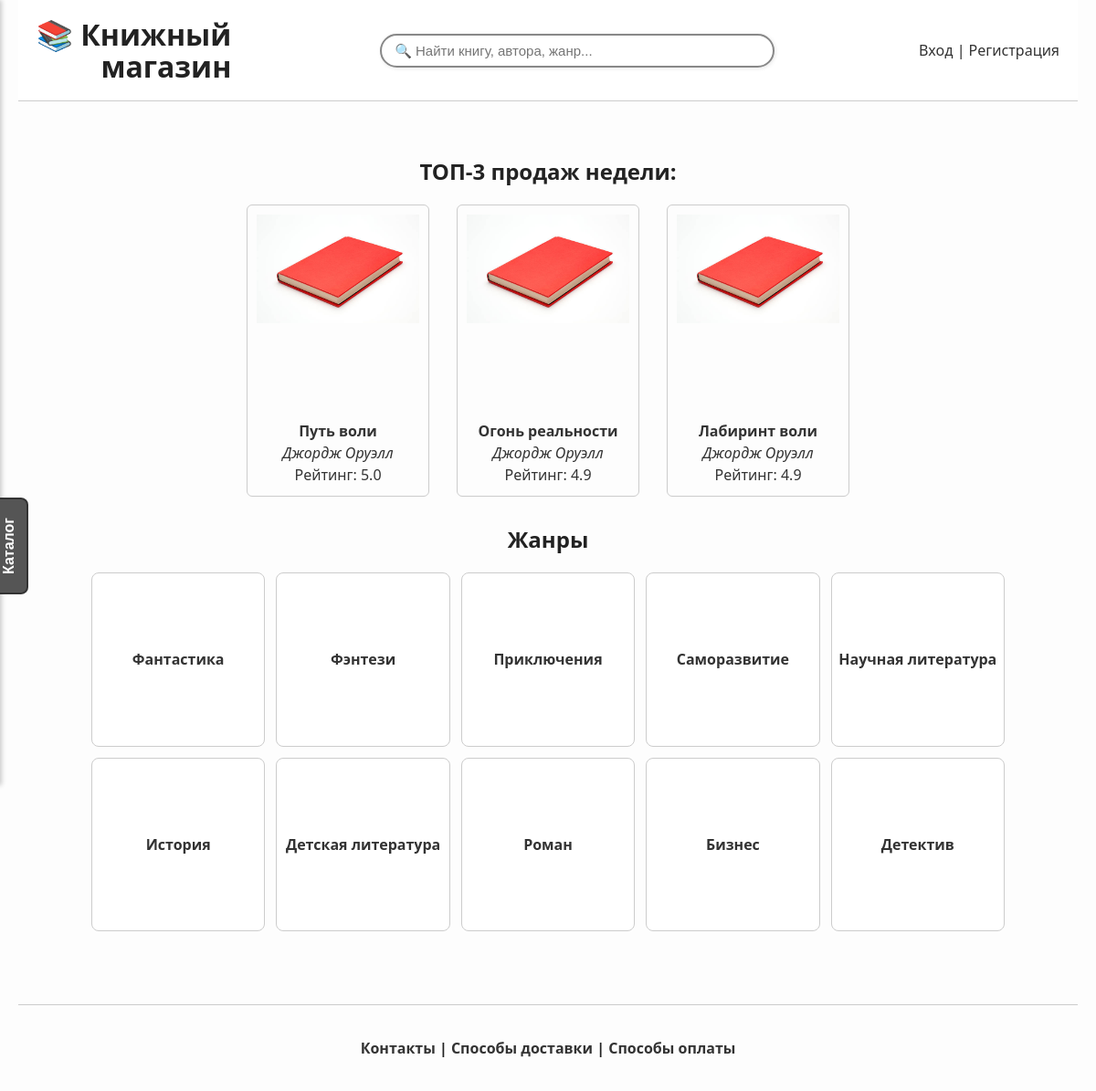
The page / on the database its author committed.
### app/models.py (models this page shows)
class Book(db.Model):
    id = db.Column(db.Integer, primary_key=True)
    title = db.Column(db.String(120))
    author = db.Column(db.String(120))
    year = db.Column(db.Integer)
    price = db.Column(db.Float)
    genre = db.Column(db.String(100))
    category = db.Column(db.String(100))
    cover = db.Column(db.String(255))
    description = db.Column(db.Text)
    rating = db.Column(db.Float)

### app/routes.py (the view)
@app.route('/')
def index():
    query = request.args.get('q', '').strip()
    if query:
        books = Book.query.filter(
            Book.title.ilike(f"%{query}%") | Book.author.ilike(f"%{query}%")
        ).all()
    else:
        books = Book.query.all()
    top_books = Book.query.order_by(Book.rating.desc()).limit(3).all()
    return render_template('index.html', books=books, top_books=top_books)

### app/routes.py (called while the page is built)
@app.context_processor
def inject_genres():
    return dict(genres=[g[0] for g in db.session.query(Book.genre).distinct() if g[0]])

### app/templates/index.html (shortened to what this page needs)
{% extends 'base.html' %}
{% block content %}
<div id="main-content" style="padding: 20px;">
    <div class="top3-wrapper">
        <h2 class="top3-heading">ТОП-3 продаж недели:</h2>
        <div class="top3-books">
            {% for book in top_books %}
            <a href="{{ url_for('book_detail', book_id=book.id) }}" class="book-card">
                <div>
                    <img src="{{ url_for('static', filename='covers/book_cover.jpg') }}" alt="Обложка">
                    <div class="book-info">
                        <strong>{{ book.title }}</strong>
                        <em>{{ book.author }}</em>
                        <span>Рейтинг: {{ book.rating }}</span>
                    </div>
                </div>
            </a>
            {% endfor %}
        </div>
    </div>
    <h2 style="text-align: center;">Жанры</h2>
    <div class="genre-grid">
        {% for genre in genres[:10] %}
        <a href="{{ url_for('books_by_genre', genre_name=genre) }}" class="genre-tile">
            {{ genre }}
        </a>
        {% endfor %}
    </div>
</div>
{% endblock %}

### app/static/styles.css (style rules this page uses)
html, body { height: 100%; margin: 0; padding: 0; font-family: 'Segoe UI', Tahoma, Geneva, Verdana, sans-serif; background-color: #fdfdfd; color: #222; }
.book-card { display: block; text-decoration: none; color: inherit; }
.book-info { margin-top: 8px; color: #333; }
.top3-wrapper { text-align: center; margin: 0 auto 30px auto; padding: 0 15px; max-width: 1000px; }
.top3-heading { margin-bottom: 20px; font-size: 24px; font-weight: bold; }
.top3-books { display: flex; justify-content: center; gap: 30px; flex-wrap: wrap; }
.top3-books a > div { padding: 10px; border: 1px solid #ccc; border-radius: 6px; box-sizing: border-box; width: max-content; min-width: 140px; max-width: 200px; height: 320px; display: flex; flex-direction: column; justify-content: space-between; align-items: center; text-align: center; transition: transform 0.2s ease, box-shadow 0.2s ease; }
.top3-books a img { width: 100%; height: auto; max-height: 180px; object-fit: cover; display: block; }
.genre-grid { display: grid; grid-template-columns: repeat(5, 1fr); grid-template-rows: repeat(2, 1fr); gap: 12px; max-width: 1000px; margin: 0 auto 40px auto; padding: 0 10px; text-align: center; }
.genre-tile { display: flex; justify-content: center; align-items: center; aspect-ratio: 1 / 1; background: #fff; border: 1px solid #ccc; border-radius: 8px; text-decoration: none; color: #333; font-weight: bold; transition: transform 0.2s ease, box-shadow 0.2s ease, background-color 0.2s ease; }
.book-info { margin-top: 10px; word-break: break-word; }
.book-info strong, .book-info em, .book-info span { display: block; margin: 2px 0; }
a { color: #333; text-decoration: none; }

### rows shown on the page
Book: title "Путь воли", author "Джордж Оруэлл", rating "5.0"
Book: title "Огонь реальности", author "Джордж Оруэлл", rating "4.9"
Book: title "Лабиринт воли", author "Джордж Оруэлл", rating "4.9"

### other values the page prints
{{ genre }} "Фантастика" "Фэнтези" "Приключения" "Саморазвитие" "Научная литература" "История" "Детская литература" "Роман" "Бизнес" "Детектив"
